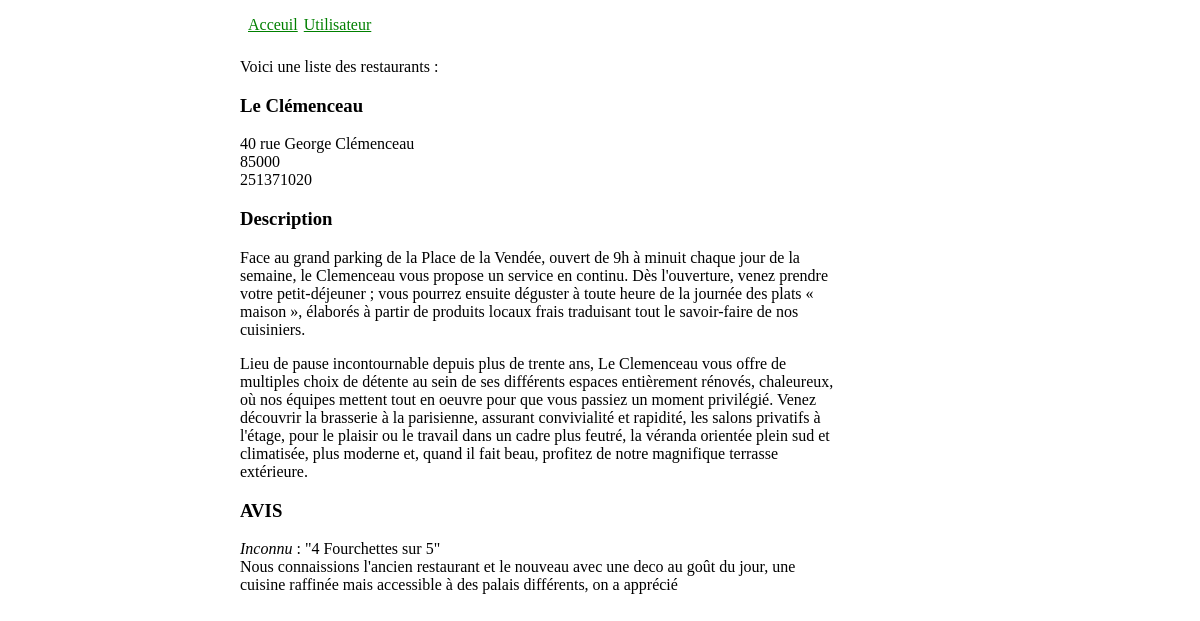
The app's page /index.php?action=resto&idResto=2 with its own data.
### tables this page shows
CREATE TABLE Restaurants (
    idRestaurant INTEGER NOT NULL AUTO_INCREMENT,
    nom          VARCHAR(50) NOT NULL,
    adresse      VARCHAR(200),
    cp           NUMERIC (5),
    ville        VARCHAR(50) NOT NULL,
    telephone    NUMERIC(10),
    description  VARCHAR(2200),
	CONSTRAINT pkRestaurants PRIMARY KEY(idRestaurant)
);

CREATE TABLE Avis (
    idRestaurant            INTEGER NOT NULL,
    idAvis                  INTEGER NOT NULL,
    auteur                  VARCHAR(50),
    note                    INTEGER NOT NULL,
    commentaire             VARCHAR(500),
	CONSTRAINT pkAvis PRIMARY KEY(idRestaurant, idAvis),
	CONSTRAINT fkAvisRestaurant FOREIGN KEY(idRestaurant)  REFERENCES Restaurant(idRestaurant)
 );

### ModeleDonnees.class.php (called while the page is built, shortened)
<?php
abstract class Donnees{
    function getConnexion(){
        try {
            $adresseBDD = 'mysql:host=localhost;dbname=restaurant';
            $options = [PDO::MYSQL_ATTR_INIT_COMMAND => "SET NAMES utf8"];
            $pdo = new PDO($adresseBDD, 'userCodePHP', 'IbkYily_p][.O(A@', $options);
            $pdo->setAttribute(PDO::ATTR_ERRMODE, PDO::ERRMODE_EXCEPTION);
            return $pdo;
        } catch (PDOException $e) {
            throw new Exception("Nous avons un problème de connexion à la base de données ... -> ".$e->getMessage());
        }
    }
}
class Restaurant extends Donnees{
    public function getRestaurantsWhereId($id){
        try{
            $pdo = parent::getConnexion();
            $query = 'SELECT * FROM restaurants WHERE idRestaurant = :id';
            $prep = $pdo->prepare($query);
            $prep->bindValue(':id',$id);
            $prep->execute();
            $array = $prep->fetch();
            return $array;
        }catch(PDOException $e) {
            throw new Exception("Youstone we've got a problem ! -> ".$e->getMessage());
        }
    }
}
class Avis extends Donnees{
    public function getAvisWhereIdRestaurant($id){
        try{
            $pdo = parent::getConnexion();
            $query = 'SELECT * FROM avis WHERE idRestaurant = :id';
            $prep = $pdo->prepare($query);
            $prep->bindValue(':id',$id);
            $prep->execute();
            $array = $prep->fetchAll();
            return $array;
        }catch(PDOException $e) {
            throw new Exception("Youstone we've got a problem ! -> ".$e->getMessage());
        }
    }
}

### vueRestaurant.php (the view)
<p>
    Voici une liste des restaurants :
</p>
<?php
require 'ModeleDonnees.class.php';
if(!empty($_GET['idResto'])){
    $idRestaurant = strip_tags($_GET['idResto']);
    $InstanceDAL = new Restaurant;
    $InstanceDAL2 = new Avis;
    try{
        $arrayUnResto = $InstanceDAL->getRestaurantsWhereId($idRestaurant);
        try{
            $arrayAvis = $InstanceDAL2->getAvisWhereIdRestaurant($idRestaurant);
        }catch(Exception $message){
            $erreurAvis = $message;
        }
        $htmlDetailResto =
        '<div id="detailResto">
            <h3>'.$arrayUnResto['nom'].'</h3>
            <p>
            '.$arrayUnResto['adresse'].'<br>
            '.$arrayUnResto['cp'].'<br>
            '.$arrayUnResto['telephone'].'<br>
            </p>
            <h3>Description</h3>
            <p>
            '.$arrayUnResto['description'].'
            </p>
            <h3>AVIS</h3>';
            if(!isset($erreurAvis)){
                foreach ($arrayAvis as $key => $unArrayAvis) {
                    foreach ($unArrayAvis as $key => $value) {
                        if($unArrayAvis[$key] == "") $unArrayAvis[$key] = "<i>Inconnu</i>";
                    }
                    $htmlDetailResto .= '<p>'.$unArrayAvis['auteur'].' : "'.$unArrayAvis['note'].' Fourchettes sur 5" <br>
                    '.$unArrayAvis['commentaire'].'</p>';
                }
            }else{
                $htmlDetailResto .= '<p>'.$erreurAvis.'</p>';
            }
        $htmlDetailResto .= '</div>';
        echo $htmlDetailResto;
    }catch(Exception $message){
        $erreur = $message;
    }
}

### style.css (style rules this page uses)
#body { margin-left:20%; width: 600px; }

### records on screen
restaurants: nom "Le Clémenceau", adresse "40 rue George Clémenceau", cp "85000", telephone "251371020", description "Face au grand parking de la Place de la Vendée, ouvert de 9h à minuit chaque jour de la semaine, le Clemenceau vous propose un service en continu. Dès l'ouverture, venez prendre votre petit-déjeuner ; vous pourrez ensuite déguster à toute heure de la journée des plats « maison », élaborés à partir de produits locaux frais traduisant tout le savoir-faire de nos cuisiniers. Lieu de pause incontournable depuis plus de trente ans, Le Clemenceau vous offre de multiples choix de détente au sein de ses différents espaces entièrement rénovés, chaleureux, où nos équipes mettent tout en oeuvre pour que vous passiez un moment privilégié. Venez découvrir la brasserie à la parisienne, assurant…"
avis: note "4", commentaire "Nous connaissions l'ancien restaurant et le nouveau avec une deco au goût du jour, une cuisine raffinée mais accessible à des palais différents, on a apprécié"
